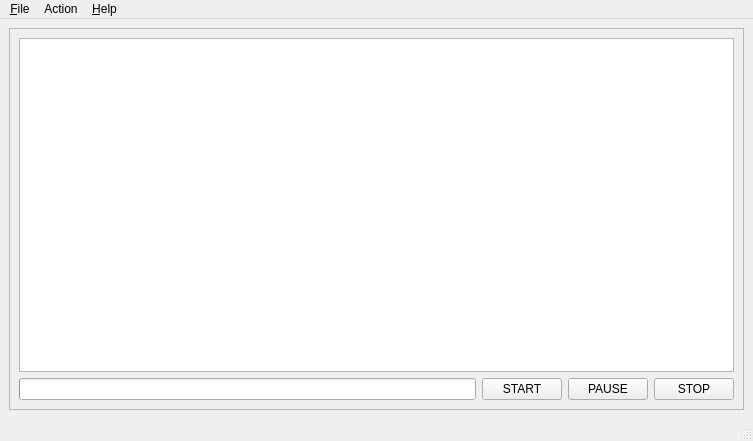
<?xml version="1.0" encoding="UTF-8"?>
<ui version="4.0">
 <class>MainWindow</class>
 <widget class="QMainWindow" name="MainWindow">
  <property name="geometry">
   <rect>
    <x>0</x>
    <y>0</y>
    <width>753</width>
    <height>441</height>
   </rect>
  </property>
  <property name="cursor">
   <cursorShape>ArrowCursor</cursorShape>
  </property>
  <property name="windowTitle">
   <string>HTTP Code Tester</string>
  </property>
  <property name="toolButtonStyle">
   <enum>Qt::ToolButtonTextBesideIcon</enum>
  </property>
  <widget class="QWidget" name="centralwidget">
   <layout class="QVBoxLayout" name="verticalLayout_2">
    <item>
     <widget class="QFrame" name="frame">
      <property name="frameShape">
       <enum>QFrame::StyledPanel</enum>
      </property>
      <property name="frameShadow">
       <enum>QFrame::Raised</enum>
      </property>
      <layout class="QVBoxLayout" name="verticalLayout">
       <item>
        <widget class="QTableWidget" name="tableWidget">
         <property name="font">
          <font>
           <family>Courier</family>
           <pointsize>8</pointsize>
          </font>
         </property>
         <property name="cursor" stdset="0">
          <cursorShape>PointingHandCursor</cursorShape>
         </property>
        </widget>
       </item>
       <item>
        <layout class="QHBoxLayout" name="horizontalLayout">
         <property name="rightMargin">
          <number>0</number>
         </property>
         <item>
          <widget class="QProgressBar" name="progressBar">
           <property name="value">
            <number>0</number>
           </property>
           <property name="textVisible">
            <bool>false</bool>
           </property>
          </widget>
         </item>
         <item>
          <widget class="QPushButton" name="startButton">
           <property name="text">
            <string>START</string>
           </property>
           <property name="icon">
            <iconset resource="test.qrc">
             <normaloff>:/play.ico</normaloff>:/play.ico</iconset>
           </property>
          </widget>
         </item>
         <item>
          <widget class="QPushButton" name="pauseButton">
           <property name="text">
            <string>PAUSE</string>
           </property>
           <property name="icon">
            <iconset resource="test.qrc">
             <normaloff>:/pause.ico</normaloff>:/pause.ico</iconset>
           </property>
          </widget>
         </item>
         <item>
          <widget class="QPushButton" name="stopButton">
           <property name="text">
            <string>STOP</string>
           </property>
           <property name="icon">
            <iconset resource="test.qrc">
             <normaloff>:/stop.ico</normaloff>:/stop.ico</iconset>
           </property>
          </widget>
         </item>
        </layout>
       </item>
      </layout>
     </widget>
    </item>
   </layout>
  </widget>
  <widget class="QMenuBar" name="menubar">
   <property name="geometry">
    <rect>
     <x>0</x>
     <y>0</y>
     <width>753</width>
     <height>21</height>
    </rect>
   </property>
   <widget class="QMenu" name="menuPush_me_too">
    <property name="title">
     <string>&amp;File</string>
    </property>
    <addaction name="actionClea_r_All"/>
    <addaction name="separator"/>
    <addaction name="actionLoad_From_File"/>
    <addaction name="actionLoad_from_X_ML"/>
    <addaction name="actionLoad_from_Sitemap_URL"/>
    <addaction name="actionSave_To_File"/>
    <addaction name="separator"/>
    <addaction name="actionLoad_From_Clipboard"/>
    <addaction name="actionCopy_To_Clipboard"/>
    <addaction name="separator"/>
    <addaction name="actionE_xit"/>
   </widget>
   <widget class="QMenu" name="menuHelp">
    <property name="title">
     <string>&amp;Help</string>
    </property>
    <addaction name="actionAbout"/>
   </widget>
   <widget class="QMenu" name="menuAction">
    <property name="title">
     <string>Action</string>
    </property>
    <addaction name="actionStart"/>
    <addaction name="actionPause"/>
    <addaction name="actionStop"/>
   </widget>
   <addaction name="menuPush_me_too"/>
   <addaction name="menuAction"/>
   <addaction name="menuHelp"/>
  </widget>
  <widget class="QStatusBar" name="statusbar"/>
  <action name="actionLoad_From_File">
   <property name="text">
    <string>&amp;Load From File...</string>
   </property>
   <property name="shortcut">
    <string>Ctrl+L</string>
   </property>
  </action>
  <action name="actionSave_To_File">
   <property name="text">
    <string>&amp;Save To File...</string>
   </property>
   <property name="shortcut">
    <string>Ctrl+S</string>
   </property>
  </action>
  <action name="actionAbout">
   <property name="text">
    <string>&amp;About...</string>
   </property>
   <property name="shortcut">
    <string>Ctrl+A</string>
   </property>
  </action>
  <action name="actionLoad_From_Clipboard">
   <property name="text">
    <string>Load &amp;From Clipboard!</string>
   </property>
   <property name="shortcut">
    <string>Ctrl+V</string>
   </property>
  </action>
  <action name="actionCopy_To_Clipboard">
   <property name="text">
    <string>&amp;Copy To Clipboard!</string>
   </property>
   <property name="shortcut">
    <string>Ctrl+C</string>
   </property>
  </action>
  <action name="actionClea_r_All">
   <property name="text">
    <string>Clea&amp;r All</string>
   </property>
   <property name="shortcut">
    <string>Ctrl+R</string>
   </property>
  </action>
  <action name="actionE_xit">
   <property name="text">
    <string>E&amp;xit!</string>
   </property>
   <property name="shortcut">
    <string>Alt+X</string>
   </property>
  </action>
  <action name="actionLoad_from_X_ML">
   <property name="text">
    <string>Load from X&amp;ML File...</string>
   </property>
   <property name="shortcut">
    <string>Ctrl+X</string>
   </property>
  </action>
  <action name="actionLoad_from_Sitemap_URL">
   <property name="text">
    <string>Load from Sitemap &amp;URL...</string>
   </property>
   <property name="shortcut">
    <string>Ctrl+U</string>
   </property>
  </action>
  <action name="actionStart">
   <property name="icon">
    <iconset resource="test.qrc">
     <normaloff>:/play.ico</normaloff>:/play.ico</iconset>
   </property>
   <property name="text">
    <string>&amp;Start</string>
   </property>
   <property name="shortcut">
    <string>Ctrl+G</string>
   </property>
  </action>
  <action name="actionPause">
   <property name="icon">
    <iconset resource="test.qrc">
     <normaloff>:/pause.ico</normaloff>:/pause.ico</iconset>
   </property>
   <property name="text">
    <string>&amp;Pause</string>
   </property>
   <property name="shortcut">
    <string>Ctrl+P</string>
   </property>
  </action>
  <action name="actionStop">
   <property name="icon">
    <iconset resource="test.qrc">
     <normaloff>:/stop.ico</normaloff>:/stop.ico</iconset>
   </property>
   <property name="text">
    <string>S&amp;top</string>
   </property>
   <property name="shortcut">
    <string>Ctrl+T</string>
   </property>
  </action>
 </widget>
 <resources>
  <include location="test.qrc"/>
 </resources>
 <connections>
  <connection>
   <sender>actionStart</sender>
   <signal>triggered()</signal>
   <receiver>startButton</receiver>
   <slot>click()</slot>
   <hints>
    <hint type="sourcelabel">
     <x>-1</x>
     <y>-1</y>
    </hint>
    <hint type="destinationlabel">
     <x>520</x>
     <y>386</y>
    </hint>
   </hints>
  </connection>
  <connection>
   <sender>actionPause</sender>
   <signal>triggered()</signal>
   <receiver>pauseButton</receiver>
   <slot>click()</slot>
   <hints>
    <hint type="sourcelabel">
     <x>-1</x>
     <y>-1</y>
    </hint>
    <hint type="destinationlabel">
     <x>606</x>
     <y>386</y>
    </hint>
   </hints>
  </connection>
  <connection>
   <sender>actionStop</sender>
   <signal>triggered()</signal>
   <receiver>stopButton</receiver>
   <slot>click()</slot>
   <hints>
    <hint type="sourcelabel">
     <x>-1</x>
     <y>-1</y>
    </hint>
    <hint type="destinationlabel">
     <x>692</x>
     <y>386</y>
    </hint>
   </hints>
  </connection>
 </connections>
</ui>
